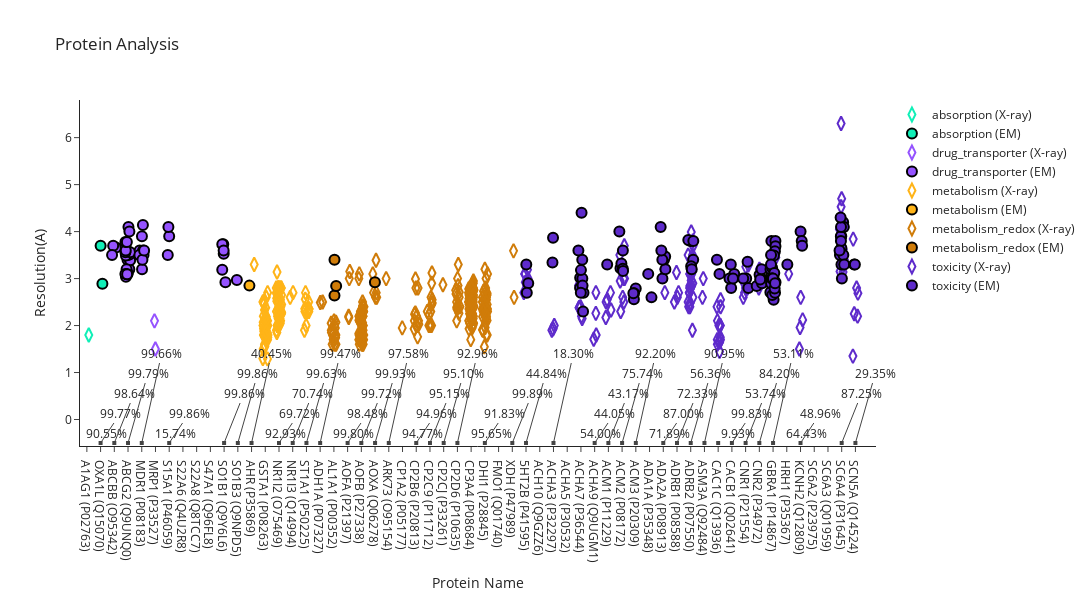

Notebook code cell kept with this figure:
### Code cell
import plotly.graph_objects as go
import numpy as np
# Create traces for each unique value in 'Method'
traces = []

for category in category_list:
    for method in df['Method'].unique():
        df_subset = df[(df['Method'] == method) & (df['Category'] == category)]
        
        # marker_size = df_subset["Average Sequence Coverage"].apply(lambda x: x * 16 if not np.isnan(x) else 10)
        
        # Add random jitter to the x-axis values
        if method == 'AlphaFold':
            x_values = [protein_name_mapping[name] for name in df_subset['Protein Name']]
        else:
            jitter = np.random.uniform(low=-jitter_amount, high=jitter_amount, size=len(df_subset))
            x_values = [protein_name_mapping[name] + jitter[i] for i, name in enumerate(df_subset['Protein Name'])]
        trace = go.Scatter(
            x=x_values,
            y=df_subset['Resolution (A)'],
            mode='markers',
            name=f"{category} ({method})",
            marker=dict(size=10, color=colors[category], symbol=symbols[method], line_width=2, line_color='black'),
            showlegend=False if method == 'AlphaFold' else True,
            opacity=0 if method == 'AlphaFold' else 1,
        )
        traces.append(trace)
        
# Add text annotations for average sequence coverage
annotations = []
i = 0
for protein_name in protein_names:
    tsd = tsd_dict[protein_name]
    if not np.isnan(tsd.average_coverage):
        y_height = - 20 * (i % 5) - 10
        annotations.append(
            dict(
                x=protein_name_mapping[f'{tsd.target_name.split("_")[0]} ({tsd.uniprot_id})'],
                y=-0.5,
                text=f"{tsd.average_coverage:.2%}",
                showarrow=True,
                arrowhead=7,
                ax=20,
                ay=y_height,
            )
        )
        i += 1

# Create layout
layout = go.Layout(
    title="Protein Analysis",
    xaxis=dict(title='Protein Name',
               range=[-0.5, len(protein_name_mapping) + 0.5],
               tickvals=list(protein_name_mapping.values()), 
               ticktext=protein_names),
    yaxis=dict(title='Resolution(A)'),
    template='simple_white',
    width=1600,
    height=600,
    annotations=annotations
)

# Create figure
fig = go.Figure(data=traces, layout=layout)

# Show plot
fig.show()

### Figure 1 — Plotly figure (JSON) as saved in the notebook; plotly's stock layout.template omitted (floating-point values rounded to 4 significant figures; data arrays with more than 128 entries replaced by an {"elided": "..."} marker saying what was removed)
{"data": [{"marker": {"color": "#11efb7", "line": {"color": "black", "width": 2}, "size": 10, "symbol": "diamond-tall-open"}, "mode": "markers", "name": "absorption (X-ray)", "opacity": 1, "showlegend": true, "x": [0.139], "y": [1.8], "type": "scatter"}, {"marker": {"color": "#11efb7", "line": {"color": "black", "width": 2}, "size": 10, "symbol": "asterisk"}, "mode": "markers", "name": "absorption (AlphaFold)", "opacity": 0, "showlegend": false, "x": [0, 1], "y": [2.0, 2.0], "type": "scatter"}, {"marker": {"color": "#11efb7", "line": {"color": "black", "width": 2}, "size": 10, "symbol": "circle"}, "mode": "markers", "name": "absorption (EM)", "opacity": 1, "showlegend": true, "x": [1.132, 1.002], "y": [2.89, 3.7], "type": "scatter"}, {"marker": {"color": "#9553ff", "line": {"color": "black", "width": 2}, "size": 10, "symbol": "diamond-tall-open"}, "mode": "markers", "name": "drug_transporter (X-ray)", "opacity": 1, "showlegend": true, "x": [4.993, 4.928], "y": [1.5, 2.1], "type": "scatter"}, {"marker": {"color": "#9553ff", "line": {"color": "black", "width": 2}, "size": 10, "symbol": "asterisk"}, "mode": "markers", "name": "drug_transporter (AlphaFold)", "opacity": 0, "showlegend": false, "x": [2, 3, 4, 5, 6, 7, 8, 9, 10, 11], "y": [2.0, 2.0, 2.0, 2.0, 2.0, 2.0, 2.0, 2.0, 2.0, 2.0], "type": "scatter"}, {"marker": {"color": "#9553ff", "line": {"color": "black", "width": 2}, "size": 10, "symbol": "circle"}, "mode": "markers", "name": "drug_transporter (EM)", "opacity": 1, "showlegend": true, "x": [2.116, 1.918, 1.836, 2.967, 2.848, 2.874, 2.96, 3.095, 3.139, 2.813, 3.152, 2.972, 3.031, 2.893, 2.975, 3.099, 2.984, 3.104, 2.845, 3.158, 2.93, 2.807, 2.835, 2.806, 2.808, 2.915, 2.934, 4.131, 4.084, 3.845, 4.013, 4.021, 4.095, 4.128, 3.827, 4.049, 4.17, 5.896, 5.999, 5.941, 9.864, 9.941, 10.1, 9.971, 9.867, 9.965, 10.93], "y": [3.66, 3.7, 3.5, 3.1, 3.04, 3.1, 3.4, 3.2, 3.4, 3.7, 3.39, 3.12, 4.1, 3.2, 3.58, 4.0, 3.5, 3.51, 3.49, 3.56, 3.09, 3.56, 3.6, 3.1, 3.78, 3.78, 3.09, 3.58, 4.14, 3.6, 3.9, 3.2, 3.6, 3.5, 3.5, 3.4, 3.6, 3.5, 3.9, 4.1, 3.19, 3.73, 2.92, 3.53, 3.73, 3.6, 2.97], "type": "scatter"}, {"marker": {"color": "#ffb418", "line": {"color": "black", "width": 2}, "size": 10, "symbol": "diamond-tall-open"}, "mode": "markers", "name": "metabolism (X-ray)", "opacity": 1, "showlegend": true, "x": [12.19, 12.94, 12.94, 12.94, 13.17, 13.19, 13.16, 12.91, 13.11, 12.97, 13.17, 12.87, 13.07, 12.98, 12.89, 12.99, 13.07, 12.85, 12.9, 12.82, 13.0, 12.83, 13.04, 13.19, 13.2, 12.85, 13.15, 13.06, 12.87, 12.87, 13.03, 12.95, 12.86, 13.02, 13.08, 13.17, 12.91, 13.05, 13.07, 12.83, 14.05, 14.16, 13.93, 13.97, 14.1, 13.94, 14.0, 13.96, 14.05, 14.04, 14.05, 13.89, 13.93, 14.01, 13.86, 14.0, 14.06, 13.83, 14.14, 13.93, 14.0, 13.84, 13.96, 14.11, 13.81, 13.94, 13.86, 14.05, 13.84, 13.97, 13.8, 13.89, 14.12, 13.93, 14.16, 14.0, 14.02, 13.82, 13.86, 13.85, 14.2, 14.07, 14.19, 14.16, 13.95, 13.9, 14.1, 14.18, 13.81, 14.19, 14.01, 14.05, 13.84, 14.81, 15.02, 15.88, 15.92, 16.18, 16.05, 15.93, 16.2, 16.17, 15.85, 16.18, 15.89, 15.98], "y": [3.3, 2.33, 1.6, 1.55, 1.7, 2.0, 1.29, 2.46, 2.03, 1.56, 2.1, 1.93, 2.19, 1.87, 1.88, 2.0, 2.6, 1.5, 1.8, 1.3, 1.86, 2.0, 2.1, 1.75, 1.8, 2.07, 1.85, 1.95, 1.8, 2.51, 2.38, 1.98, 2.2, 1.75, 2.13, 2.7, 1.79, 2.2, 1.86, 2.5, 2.15, 2.3, 2.0, 2.5, 2.26, 2.48, 2.05, 2.2, 2.1, 2.25, 2.76, 2.2, 2.8, 2.8, 3.14, 2.0, 2.25, 2.58, 2.4, 2.25, 2.3, 2.3, 2.37, 2.55, 2.7, 2.15, 2.0, 2.8, 2.67, 2.8, 2.8, 2.0, 2.1, 2.8, 2.8, 2.22, 2.27, 2.3, 2.7, 1.85, 2.27, 2.15, 2.25, 2.8, 2.26, 2.55, 2.05, 2.65, 1.9, 2.45, 2.28, 2.56, 2.52, 2.6, 2.7, 2.36, 2.56, 2.36, 2.3, 2.7, 2.35, 2.5, 1.9, 2.3, 2.3, 2.0], "type": "scatter"}, {"marker": {"color": "#ffb418", "line": {"color": "black", "width": 2}, "size": 10, "symbol": "asterisk"}, "mode": "markers", "name": "metabolism (AlphaFold)", "opacity": 0, "showlegend": false, "x": [12, 13, 14, 15, 16], "y": [2.0, 2.0, 2.0, 2.0, 2.0], "type": "scatter"}, {"marker": {"color": "#ffb418", "line": {"color": "black", "width": 2}, "size": 10, "symbol": "circle"}, "mode": "markers", "name": "metabolism (EM)", "opacity": 1, "showlegend": true, "x": [11.84], "y": [2.85], "type": "scatter"}, {"marker": {"color": "#d07c09", "line": {"color": "black", "width": 2}, "size": 10, "symbol": "diamond-tall-open"}, "mode": "markers", "name": "metabolism_redox (X-ray)", "opacity": 1, "showlegend": true, "x": {"elided": "244 float values"}, "y": {"elided": "244 float values"}, "type": "scatter"}, {"marker": {"color": "#d07c09", "line": {"color": "black", "width": 2}, "size": 10, "symbol": "asterisk"}, "mode": "markers", "name": "metabolism_redox (AlphaFold)", "opacity": 0, "showlegend": false, "x": [17, 18, 19, 20, 21, 22, 23, 24, 25, 26, 27, 28, 29, 30, 31], "y": [2.0, 2.0, 2.0, 2.0, 2.0, 2.0, 2.0, 2.0, 2.0, 2.0, 2.0, 2.0, 2.0, 2.0, 2.0], "type": "scatter"}, {"marker": {"color": "#d07c09", "line": {"color": "black", "width": 2}, "size": 10, "symbol": "circle"}, "mode": "markers", "name": "metabolism_redox (EM)", "opacity": 1, "showlegend": true, "x": [18.04, 18.04, 18.16, 20.99], "y": [2.64, 3.4, 2.84, 2.92], "type": "scatter"}, {"marker": {"color": "#5e2bcb", "line": {"color": "black", "width": 2}, "size": 10, "symbol": "diamond-tall-open"}, "mode": "markers", "name": "toxicity (X-ray)", "opacity": 1, "showlegend": true, "x": [32.11, 31.95, 31.9, 32.18, 32.15, 32.05, 31.84, 31.93, 33.88, 33.98, 34.06, 36.09, 35.83, 35.97, 36.04, 35.87, 35.87, 37.11, 36.93, 37.09, 37.09, 38.19, 37.83, 37.81, 37.91, 38.15, 38.83, 39.16, 38.9, 38.86, 39.18, 39.05, 39.13, 39.11, 42.04, 42.11, 42.96, 42.81, 43.03, 43.12, 44.14, 43.9, 44.02, 44.1, 44.15, 43.96, 44.14, 43.85, 44.07, 44.04, 43.92, 44.04, 44.06, 43.93, 44.15, 44.13, 43.81, 43.96, 43.97, 43.93, 44.12, 44.16, 44.05, 43.9, 44.16, 43.81, 43.94, 44.16, 44.03, 43.96, 43.94, 44.15, 44.03, 44.17, 44.08, 44.14, 44.91, 44.86, 46.14, 46.11, 46.1, 45.94, 45.95, 46.17, 46.1, 46.05, 46.17, 45.92, 46.11, 46.17, 46.16, 45.93, 46.15, 47.82, 48.13, 47.92, 47.99, 48.02, 47.83, 48.2, 48.96, 49.01, 50.2, 49.97, 51.14, 51.92, 51.97, 52.16, 52.01, 55.19, 55.12, 55.01, 54.88, 55.1, 55.11, 54.96, 54.84, 55.07, 54.83, 54.96, 55.0, 56.18, 55.91, 56.09, 55.84, 55.82, 56.16], "y": [3.19, 2.92, 3.1, 2.9, 3.0, 2.8, 2.7, 3.1, 1.9, 1.93, 2.0, 2.15, 2.85, 2.4, 2.2, 2.38, 2.38, 1.8, 1.71, 2.7, 2.26, 2.33, 2.5, 2.17, 2.55, 2.7, 3.5, 3.7, 2.3, 2.95, 3.0, 2.6, 2.5, 3.0, 3.2, 2.7, 3.13, 2.5, 2.6, 2.7, 3.2, 2.7, 3.2, 3.2, 3.8, 2.48, 3.3, 2.4, 3.1, 3.99, 2.8, 3.4, 2.84, 2.84, 3.16, 3.5, 3.5, 3.2, 2.79, 3.1, 1.9, 3.4, 3.4, 2.7, 2.6, 2.5, 2.4, 2.9, 3.4, 2.8, 3.1, 3.2, 2.96, 3.7, 3.2, 3.4, 3.0, 2.6, 2.0, 2.0, 1.45, 1.6, 2.1, 2.55, 1.65, 2.0, 2.4, 2.4, 1.65, 1.7, 1.75, 1.7, 2.0, 2.95, 2.8, 2.7, 2.8, 3.25, 2.6, 3.29, 2.8, 3.2, 3.45, 3.2, 3.1, 1.5, 1.96, 2.12, 2.6, 3.4, 3.62, 3.49, 3.15, 3.14, 3.53, 4.53, 3.8, 3.24, 4.05, 6.3, 4.7, 2.69, 2.25, 2.8, 3.84, 1.35, 2.2], "type": "scatter"}, {"marker": {"color": "#5e2bcb", "line": {"color": "black", "width": 2}, "size": 10, "symbol": "asterisk"}, "mode": "markers", "name": "toxicity (AlphaFold)", "opacity": 0, "showlegend": false, "x": [32, 33, 34, 35, 36, 37, 38, 39, 40, 41, 42, 43, 44, 45, 46, 47, 48, 49, 50, 51, 52, 53, 54, 55, 56], "y": [2.0, 2.0, 2.0, 2.0, 2.0, 2.0, 2.0, 2.0, 2.0, 2.0, 2.0, 2.0, 2.0, 2.0, 2.0, 2.0, 2.0, 2.0, 2.0, 2.0, 2.0, 2.0, 2.0, 2.0, 2.0], "type": "scatter"}, {"marker": {"color": "#5e2bcb", "line": {"color": "black", "width": 2}, "size": 10, "symbol": "circle"}, "mode": "markers", "name": "toxicity (EM)", "opacity": 1, "showlegend": true, "x": [32.16, 32.02, 32.06, 33.93, 33.97, 36.16, 36.1, 35.94, 36.05, 35.94, 36.19, 35.82, 36.1, 36.12, 36.0, 35.99, 37.91, 38.88, 38.95, 39.06, 39.05, 38.8, 39.07, 39.99, 39.87, 39.86, 39.82, 40.9, 41.14, 42.05, 41.94, 42.16, 41.81, 42.14, 41.93, 41.86, 44.18, 43.98, 44.03, 43.82, 44.07, 44.19, 45.91, 46.1, 46.95, 47.17, 46.92, 46.82, 47.08, 48.04, 48.2, 48.14, 47.82, 49.18, 48.81, 49.02, 49.2, 49.06, 49.16, 49.88, 50.17, 49.96, 49.83, 50.18, 49.86, 50.14, 49.81, 50.04, 50.06, 49.85, 50.18, 49.93, 49.85, 50.03, 49.95, 49.8, 49.86, 49.94, 49.85, 50.09, 49.92, 49.92, 50.14, 49.99, 50.12, 50.14, 51.04, 52.0, 52.09, 52.12, 54.87, 54.98, 55.11, 55.01, 54.98, 54.97, 54.94, 55.12, 55.11, 54.95, 55.16, 55.18, 54.84, 54.95, 54.92, 55.91, 55.96], "y": [2.9, 3.3, 2.7, 3.34, 3.87, 2.3, 3.4, 3.02, 4.4, 2.8, 2.7, 3.6, 3.0, 2.85, 3.18, 2.7, 3.3, 3.22, 3.32, 3.6, 3.21, 4.0, 3.16, 2.79, 2.69, 2.56, 2.69, 3.1, 2.6, 3.4, 3.0, 3.2, 4.1, 3.47, 3.4, 3.6, 3.4, 3.8, 3.26, 3.82, 3.2, 3.8, 3.4, 3.1, 2.8, 3.1, 3.3, 3.0, 3.0, 3.0, 2.8, 3.36, 3.0, 2.97, 2.84, 3.08, 2.9, 2.98, 3.2, 3.8, 3.8, 3.1, 3.04, 3.69, 3.26, 3.58, 3.2, 2.55, 3.49, 3.5, 2.92, 3.23, 3.3, 3.04, 2.86, 2.71, 2.98, 2.65, 2.9, 3.12, 3.0, 3.0, 2.7, 3.0, 2.79, 2.9, 3.3, 4.0, 3.8, 3.7, 3.5, 3.65, 4.2, 3.0, 3.3, 3.9, 3.9, 3.5, 4.1, 3.8, 4.1, 3.3, 3.6, 4.1, 4.3, 3.3, 3.3], "type": "scatter"}], "layout": {"annotations": [{"arrowhead": 7, "ax": 20, "ay": -10, "showarrow": true, "text": "90.55%", "x": 0, "y": -0.5}, {"arrowhead": 7, "ax": 20, "ay": -30, "showarrow": true, "text": "99.77%", "x": 1, "y": -0.5}, {"arrowhead": 7, "ax": 20, "ay": -50, "showarrow": true, "text": "98.64%", "x": 2, "y": -0.5}, {"arrowhead": 7, "ax": 20, "ay": -70, "showarrow": true, "text": "99.79%", "x": 3, "y": -0.5}, {"arrowhead": 7, "ax": 20, "ay": -90, "showarrow": true, "text": "99.66%", "x": 4, "y": -0.5}, {"arrowhead": 7, "ax": 20, "ay": -10, "showarrow": true, "text": "15.74%", "x": 5, "y": -0.5}, {"arrowhead": 7, "ax": 20, "ay": -30, "showarrow": true, "text": "99.86%", "x": 6, "y": -0.5}, {"arrowhead": 7, "ax": 20, "ay": -50, "showarrow": true, "text": "99.86%", "x": 10, "y": -0.5}, {"arrowhead": 7, "ax": 20, "ay": -70, "showarrow": true, "text": "99.86%", "x": 11, "y": -0.5}, {"arrowhead": 7, "ax": 20, "ay": -90, "showarrow": true, "text": "40.45%", "x": 12, "y": -0.5}, {"arrowhead": 7, "ax": 20, "ay": -10, "showarrow": true, "text": "92.93%", "x": 13, "y": -0.5}, {"arrowhead": 7, "ax": 20, "ay": -30, "showarrow": true, "text": "69.72%", "x": 14, "y": -0.5}, {"arrowhead": 7, "ax": 20, "ay": -50, "showarrow": true, "text": "70.74%", "x": 15, "y": -0.5}, {"arrowhead": 7, "ax": 20, "ay": -70, "showarrow": true, "text": "99.63%", "x": 16, "y": -0.5}, {"arrowhead": 7, "ax": 20, "ay": -90, "showarrow": true, "text": "99.47%", "x": 17, "y": -0.5}, {"arrowhead": 7, "ax": 20, "ay": -10, "showarrow": true, "text": "99.80%", "x": 18, "y": -0.5}, {"arrowhead": 7, "ax": 20, "ay": -30, "showarrow": true, "text": "98.48%", "x": 19, "y": -0.5}, {"arrowhead": 7, "ax": 20, "ay": -50, "showarrow": true, "text": "99.72%", "x": 20, "y": -0.5}, {"arrowhead": 7, "ax": 20, "ay": -70, "showarrow": true, "text": "99.93%", "x": 21, "y": -0.5}, {"arrowhead": 7, "ax": 20, "ay": -90, "showarrow": true, "text": "97.58%", "x": 22, "y": -0.5}, {"arrowhead": 7, "ax": 20, "ay": -10, "showarrow": true, "text": "94.77%", "x": 23, "y": -0.5}, {"arrowhead": 7, "ax": 20, "ay": -30, "showarrow": true, "text": "94.96%", "x": 24, "y": -0.5}, {"arrowhead": 7, "ax": 20, "ay": -50, "showarrow": true, "text": "95.15%", "x": 25, "y": -0.5}, {"arrowhead": 7, "ax": 20, "ay": -70, "showarrow": true, "text": "95.10%", "x": 26, "y": -0.5}, {"arrowhead": 7, "ax": 20, "ay": -90, "showarrow": true, "text": "92.96%", "x": 27, "y": -0.5}, {"arrowhead": 7, "ax": 20, "ay": -10, "showarrow": true, "text": "95.65%", "x": 28, "y": -0.5}, {"arrowhead": 7, "ax": 20, "ay": -30, "showarrow": true, "text": "91.83%", "x": 29, "y": -0.5}, {"arrowhead": 7, "ax": 20, "ay": -50, "showarrow": true, "text": "99.89%", "x": 31, "y": -0.5}, {"arrowhead": 7, "ax": 20, "ay": -70, "showarrow": true, "text": "44.84%", "x": 32, "y": -0.5}, {"arrowhead": 7, "ax": 20, "ay": -90, "showarrow": true, "text": "18.30%", "x": 34, "y": -0.5}, {"arrowhead": 7, "ax": 20, "ay": -10, "showarrow": true, "text": "54.00%", "x": 36, "y": -0.5}, {"arrowhead": 7, "ax": 20, "ay": -30, "showarrow": true, "text": "44.05%", "x": 37, "y": -0.5}, {"arrowhead": 7, "ax": 20, "ay": -50, "showarrow": true, "text": "43.17%", "x": 38, "y": -0.5}, {"arrowhead": 7, "ax": 20, "ay": -70, "showarrow": true, "text": "75.74%", "x": 39, "y": -0.5}, {"arrowhead": 7, "ax": 20, "ay": -90, "showarrow": true, "text": "92.20%", "x": 40, "y": -0.5}, {"arrowhead": 7, "ax": 20, "ay": -10, "showarrow": true, "text": "71.89%", "x": 41, "y": -0.5}, {"arrowhead": 7, "ax": 20, "ay": -30, "showarrow": true, "text": "87.00%", "x": 42, "y": -0.5}, {"arrowhead": 7, "ax": 20, "ay": -50, "showarrow": true, "text": "72.33%", "x": 43, "y": -0.5}, {"arrowhead": 7, "ax": 20, "ay": -70, "showarrow": true, "text": "56.36%", "x": 44, "y": -0.5}, {"arrowhead": 7, "ax": 20, "ay": -90, "showarrow": true, "text": "90.95%", "x": 45, "y": -0.5}, {"arrowhead": 7, "ax": 20, "ay": -10, "showarrow": true, "text": "9.93%", "x": 46, "y": -0.5}, {"arrowhead": 7, "ax": 20, "ay": -30, "showarrow": true, "text": "99.83%", "x": 47, "y": -0.5}, {"arrowhead": 7, "ax": 20, "ay": -50, "showarrow": true, "text": "53.74%", "x": 48, "y": -0.5}, {"arrowhead": 7, "ax": 20, "ay": -70, "showarrow": true, "text": "84.20%", "x": 49, "y": -0.5}, {"arrowhead": 7, "ax": 20, "ay": -90, "showarrow": true, "text": "53.11%", "x": 50, "y": -0.5}, {"arrowhead": 7, "ax": 20, "ay": -10, "showarrow": true, "text": "64.43%", "x": 51, "y": -0.5}, {"arrowhead": 7, "ax": 20, "ay": -30, "showarrow": true, "text": "48.96%", "x": 52, "y": -0.5}, {"arrowhead": 7, "ax": 20, "ay": -50, "showarrow": true, "text": "87.25%", "x": 55, "y": -0.5}, {"arrowhead": 7, "ax": 20, "ay": -70, "showarrow": true, "text": "29.35%", "x": 56, "y": -0.5}], "height": 600, "title": {"text": "Protein Analysis"}, "width": 1600, "xaxis": {"range": [-0.5, 57.5], "ticktext": ["A1AG1 (P02763)", "OXA1L (Q15070)", "ABCBB (O95342)", "ABCG2 (Q9UNQ0)", "MDR1 (P08183)", "MRP1 (P33527)", "S15A1 (P46059)", "S22A6 (Q4U2R8)", "S22A8 (Q8TCC7)", "S47A1 (Q96FL8)", "SO1B1 (Q9Y6L6)", "SO1B3 (Q9NPD5)", "AHR (P35869)", "GSTA1 (P08263)", "NR1I2 (O75469)", "NR1I3 (Q14994)", "ST1A1 (P50225)", "ADH1A (P07327)", "AL1A1 (P00352)", "AOFA (P21397)", "AOFB (P27338)", "AOXA (Q06278)", "ARK73 (O95154)", "CP1A2 (P05177)", "CP2B6 (P20813)", "CP2C9 (P11712)", "CP2CJ (P33261)", "CP2D6 (P10635)", "CP3A4 (P08684)", "DHI1 (P28845)", "FMO1 (Q01740)", "XDH (P47989)", "5HT2B (P41595)", "ACH10 (Q9GZZ6)", "ACHA3 (P32297)", "ACHA5 (P30532)", "ACHA7 (P36544)", "ACHA9 (Q9UGM1)", "ACM1 (P11229)", "ACM2 (P08172)", "ACM3 (P20309)", "ADA1A (P35348)", "ADA2A (P08913)", "ADRB1 (P08588)", "ADRB2 (P07550)", "ASM3A (Q92484)", "CAC1C (Q13936)", "CACB1 (Q02641)", "CNR1 (P21554)", "CNR2 (P34972)", "GBRA1 (P14867)", "HRH1 (P35367)", "KCNH2 (Q12809)", "SC6A2 (P23975)", "SC6A3 (Q01959)", "SC6A4 (P31645)", "SCN5A (Q14524)"], "tickvals": [0, 1, 2, 3, 4, 5, 6, 7, 8, 9, 10, 11, 12, 13, 14, 15, 16, 17, 18, 19, 20, 21, 22, 23, 24, 25, 26, 27, 28, 29, 30, 31, 32, 33, 34, 35, 36, 37, 38, 39, 40, 41, 42, 43, 44, 45, 46, 47, 48, 49, 50, 51, 52, 53, 54, 55, 56], "title": {"text": "Protein Name"}}, "yaxis": {"title": {"text": "Resolution(A)"}}}}
